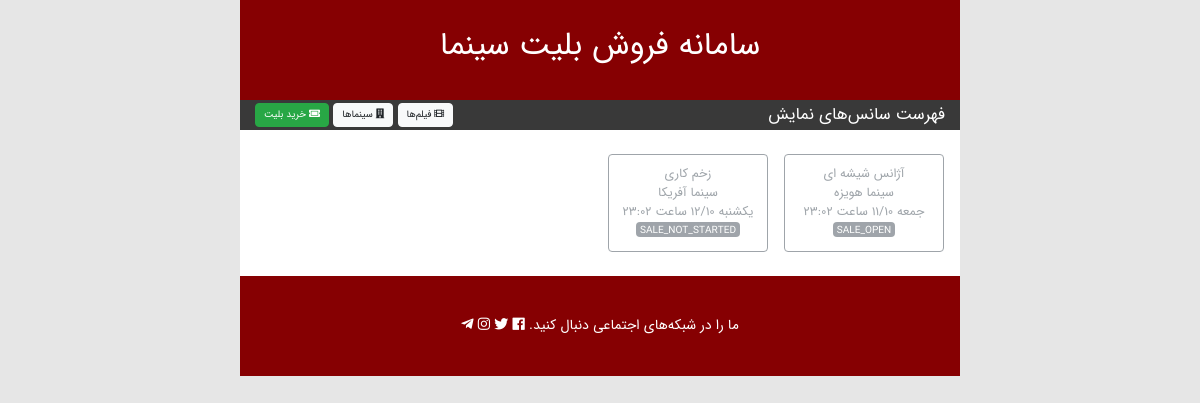
Page /ticketing/showtime/ on the committed database.
### ticketing/models.py (models this page shows, shortened)
class ShowTime(models.Model):
    SALE_NOT_STARTED = 1
    SALE_OPEN = 2
    TICKETS_SOLD = 3
    SALE_CLOSED = 4
    MOVIE_PLAYED = 5
    SHOW_CANCELED = 6
    STATUS_CHOICES = (
        (SALE_NOT_STARTED, 'فروش آغاز نشده'),
        (SALE_OPEN, 'در حال فروش بلیت'),
        (TICKETS_SOLD, 'بلیت‌ها تمام شد'),
        (SALE_CLOSED, 'فروش بلیت بسته شد'),
        (MOVIE_PLAYED, 'فیلم پخش شد'),
        (SHOW_CANCELED, 'سانس لغو شد'),
    )
    movie = models.ForeignKey('Movie', verbose_name='فیلم', on_delete=models.PROTECT)
    cinema = models.ForeignKey('Cinema', verbose_name='سینما', on_delete=models.PROTECT)
    start_time = models.DateTimeField(verbose_name='زمان شروع نمایش', )
    price = models.IntegerField(verbose_name='قیمت', )
    salable_seats = models.IntegerField(verbose_name='صندلی های قابل فروش', )
    free_seats = models.IntegerField(verbose_name='صندی های خالی', )
    status = models.IntegerField(verbose_name='وضیعت', choices=STATUS_CHOICES, default='SALE_NOT_STARTED')
    class Meta:
        verbose_name = 'سکانس'
        verbose_name_plural = 'سکانس'

class Movie(models.Model):
    name = models.CharField(verbose_name='عنوان', max_length=100, null=True, blank=True)
    director = models.CharField(verbose_name='کارگردان', max_length=50, null=True, blank=True)
    year = models.IntegerField(verbose_name='سال تولید', null=True, blank=True)
    length = models.IntegerField(verbose_name='مدت زمان', null=True, blank=True)
    description = models.TextField(verbose_name='توضیحات', null=True, blank=True)
    poster = models.ImageField(verbose_name='پوستر', upload_to='movie_poster/', null=True)
    class Meta:
        verbose_name = 'فیلم'
        verbose_name_plural = 'فیلم'
    def __str__(self):
        return self.name

class Cinema(models.Model):
    cinema_code = models.IntegerField(verbose_name='کد سینما', primary_key=True, unique=True)
    name = models.CharField(verbose_name='عنوان', max_length=50, null=True, blank=True)
    city = models.CharField(verbose_name='شهر', max_length=50, default='تهران')
    capacity = models.IntegerField(verbose_name='ظرفیت', null=True, blank=True)
    phone = models.CharField(verbose_name='شماره تماس', max_length=11, null=True, blank=True)
    address = models.TextField(verbose_name='آدرس', null=True, blank=True)
    image = models.ImageField(verbose_name='تصویر سینما', upload_to='cinema_image/', null=True)
    class Meta:
        verbose_name = 'سینما'
        verbose_name_plural = 'سینما'
    def __str__(self):
        return self.name

### ticketing/views.py (the view)
# urls.py: path('showtime/', views.showtime_list, name='showtime_list'),
def showtime_list(request):
    showtimes = ShowTime.objects.all().order_by('start_time')
    context = {
        'showtimes': showtimes
    }
    return render(request, 'ticketing/showtime_list.html', context)

### ticketing/templates/ticketing/showtime_list.html (shortened to what this page needs)
{% extends "ticketing/base.html" %}
{% load static %}
{% block toolbar_title %}
    فهرست سانس‌های نمایش
{% endblock %}
{% block main_content %}
    <div class="row">
        <div class="col py-3">
            {% if showtimes %}
                <div class="row px-2">
                    {% for showtime in showtimes %}
                        <div class="col-3 px-2 py-2">
                            <a href="#"
                               class="showtime-box btn
                                {% if showtime.status != showtime.SALE_OPEN %}
                                    disabled btn-outline-secondary
                                {% else %}
                                    btn-outline-dark
                                {% endif %}">
                                <span>{{ showtime.movie }}</span>
                                <br/>
                                <span>{{ showtime.cinema }}</span>
                                <br/>
                                <span>
                                    {{ showtime.start_time|date:"l n/j ساعت H:i" }}
                                </span>
                                <span class="showtime-status badge
                                    {% if showtime.status == showtime.SALE_NOT_STARTED %}
                                        badge-warning
                                    {% elif showtime.status == showtime.SHOW_CANCELED %}
                                        badge-danger
                                    {% elif showtime.status == showtime.SALE_OPEN %}
                                        badge-success
                                    {% else %}
                                        badge-secondary
                                    {% endif %}">
                                    {% if showtime.status == showtime.SALE_OPEN %}
                                        {{ showtime.get_price_display }}
                                    {% else %}
                                        {{ showtime.get_status_display }}
                                    {% endif %}
                                </span>
                            </a>
                        </div>
                    {% endfor %}
                </div>
            {% else %}
                <div class="alert alert-danger">
                    در حال حاضر هیچ سانسی برای نمایش وجود ندارد.
                </div>
            {% endif %}
        </div>
    </div>
{% endblock %}

### ticketing/static/ticketing/styles/main.css (style rules this page uses)
body { direction: rtl; text-align: right; font-family: IRANSansWeb; font-size: 14px !important; margin: 0; background-color: #e6e6e6; }
.showtime-box { padding: 10px; font-size: 0.9em; }
.showtime-box .showtime-status { font-size: 0.8em; font-weight: normal; }

### rows in the picture
ShowTime: movie "آژانس شیشه ای", cinema "سینما هویزه", start_time "جمعه 11/10 ساعت 23:02", status "SALE_OPEN"
ShowTime: movie "زخم کاری", cinema "سینما آفریکا", start_time "یکشنبه 12/10 ساعت 23:02", status "SALE_NOT_STARTED"
